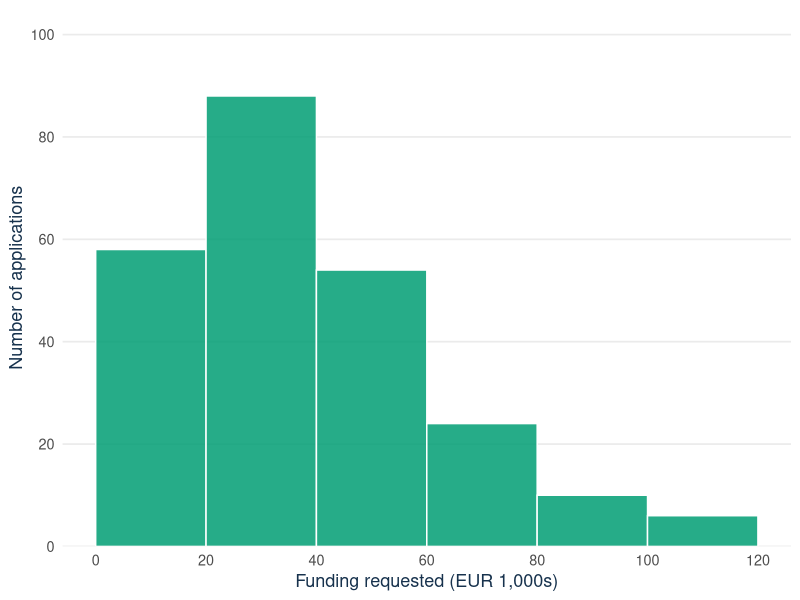

Recreate this plot in R.
## ---- chunk 1
#| label: bmock-setup
#| include: false
# Chunk options only. Every object used on this page is constructed in
# visible or self-contained code below.
knitr::opts_chunk$set(echo = TRUE, message = FALSE, warning = FALSE,
                      fig.width = 7, fig.height = 4.5)
## ---- chunk 2
#| label: fig-bmock-histogram
#| code-fold: true
#| code-summary: "See the R code for this figure"
#| fig-cap: "Funding requested by the 240 accelerator applications."
# Self-contained: constructs everything it plots.
library(ggplot2)
mock_breaks <- seq(0, 120, by = 20)
mock_counts <- c(58, 88, 54, 24, 10, 6)
mock_df <- data.frame(
  xmin = mock_breaks[-length(mock_breaks)],
  xmax = mock_breaks[-1],
  count = mock_counts
)

ggplot(mock_df) +
  geom_rect(aes(xmin = xmin, xmax = xmax, ymin = 0, ymax = count),
            fill = "#009E73", alpha = 0.85, colour = "white") +
  scale_x_continuous(breaks = mock_breaks) +
  scale_y_continuous(limits = c(0, 100), breaks = seq(0, 100, by = 20),
                     expand = expansion(mult = c(0, 0.05))) +
  labs(x = "Funding requested (EUR 1,000s)",
       y = "Number of applications") +
  theme_minimal(base_size = 13) +
  theme(
    panel.grid.minor = element_blank(),
    panel.grid.major.x = element_blank(),
    plot.caption = element_text(colour = "#5B6976"),
    axis.title = element_text(colour = "#17324D")
  )
